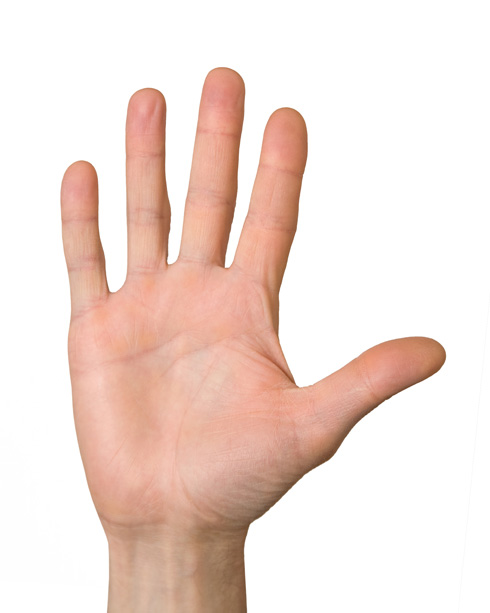
#> input picture img/mano.jpg, 490 x 613 px, found by its file name
$ python practica-3-2.py
#> lines starting #> are read from the running program, lines starting #| are printed output that depends on the picture; after the words box and inside, x2 and y2 are one past the last pixel; in counts of white or black regions, pixels touching at a corner belong together
import numpy as np
import cv2
from matplotlib import pyplot as plt

img = cv2.imread("../img/mano.jpg")
#> img is the input picture: shape (613, 490, 3); mean B, G, R 215.4, 222.8, 241.6
gray= cv2.cvtColor(img, cv2.COLOR_BGR2GRAY)
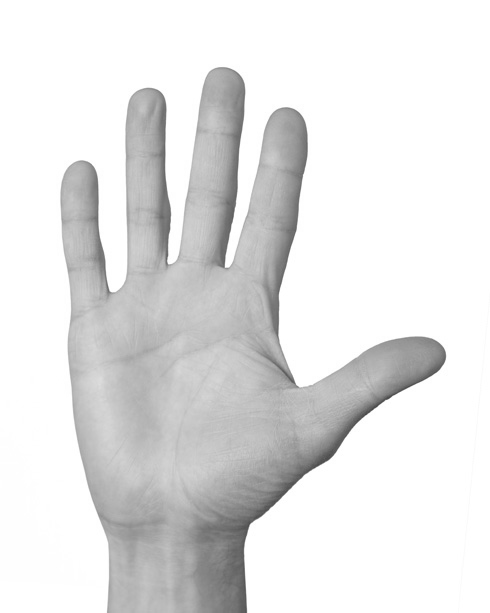
#> gray: shape (613, 490); min 68, max 255, mean 227.6

ret,thresh= cv2.threshold(gray,0,255,cv2.THRESH_BINARY_INV+cv2.THRESH_OTSU)
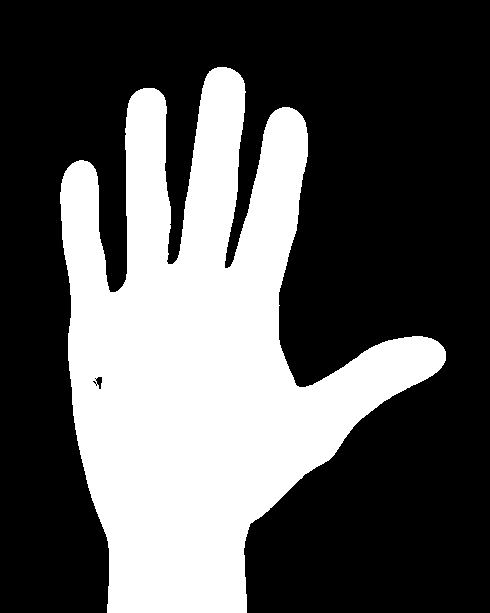
#> thresh: shape (613, 490); 34.4% white; 1 white region, box (x1, y1, x2, y2) and area: (60, 67, 446, 613) 103383
#> ret = 215

#elimina ruido
kernel=np.ones((3,3),np.uint8)
opening= cv2.morphologyEx(thresh,cv2.MORPH_OPEN,kernel,iterations=2)
#> opening: shape (613, 490); 34.4% white; 1 white region, box (x1, y1, x2, y2) and area: (60, 67, 446, 613) 103364

#encuentra area de fondo
sure_bg=cv2.dilate(opening,kernel,iterations=3)
#> sure_bg: shape (613, 490); 37.3% white; 1 white region, box (x1, y1, x2, y2) and area: (57, 64, 449, 613) 112118
#encuentra el area del primero
dist_transform=cv2.distanceTransform(opening,cv2.DIST_L2,5)
ret,sure_fg= cv2.threshold(dist_transform,0.7*dist_transform.max(),255,0)
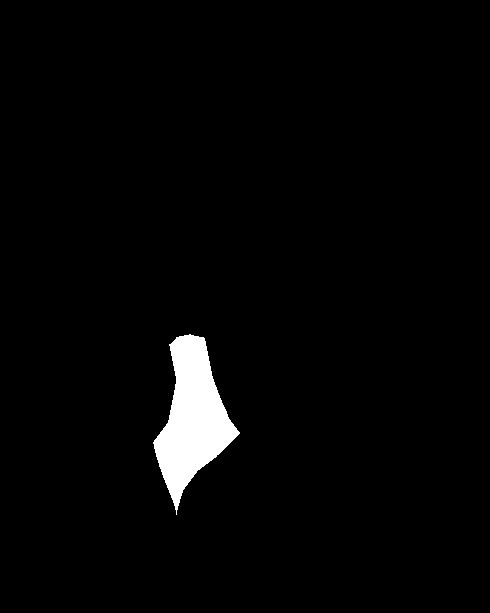
#> sure_fg: shape (613, 490) float32; 2.5% white; 1 white region, box (x1, y1, x2, y2) and area: (153, 334, 240, 515) 7556
#> ret = 74.25

#encuentra la region desconocida(bordes)
sure_fg=np.uint8(sure_fg)
unknown=cv2.subtract(sure_bg,sure_fg)
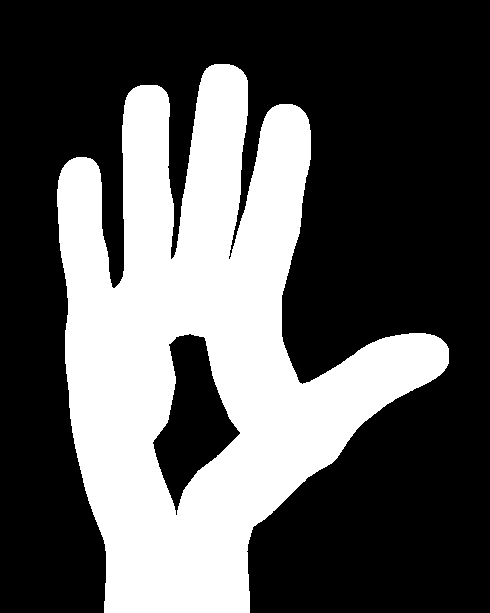
#> unknown: shape (613, 490); 34.8% white; 1 white region, box (x1, y1, x2, y2) and area: (57, 64, 449, 613) 104562

#etiquetado

ret,markers=cv2.connectedComponents(sure_fg)
#> ret = 2
#adicion 1 a todas las etiwuetas para asegurar que el fondo 1 en lugar de cero
markers=markers+1
#sr marca la region desconocida con ceros
markers[unknown==255]=0
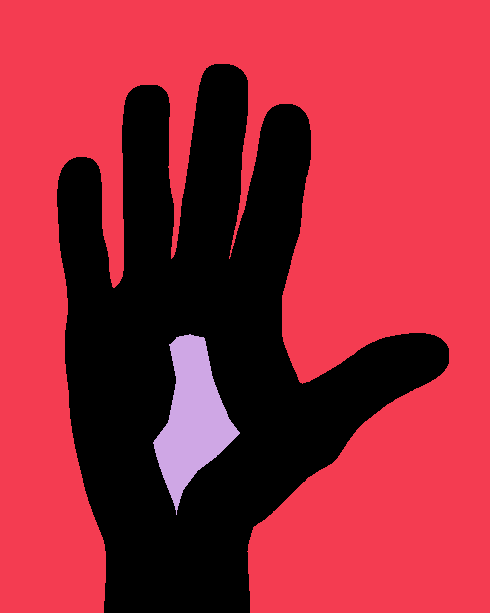
#> markers: shape (613, 490) int32; 3 distinct labels, from 0 to 2; one colour per label, 0 black
markers=cv2.watershed(img,markers)
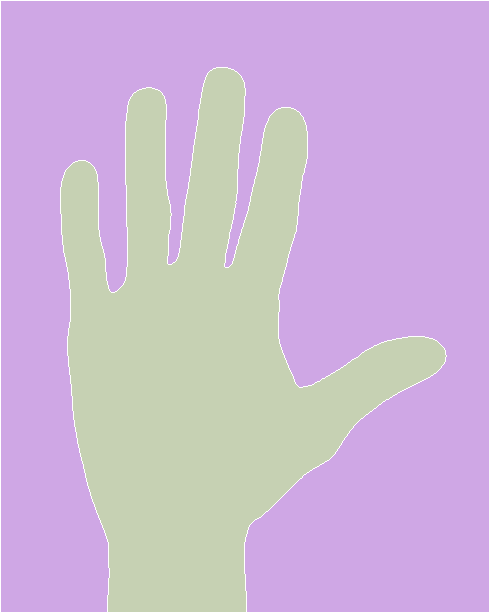
#> markers: shape (613, 490) int32; 3 distinct labels, from -1 to 2; one colour per label, 0 black, -1 white
img[markers==-1]=[255,0,0]
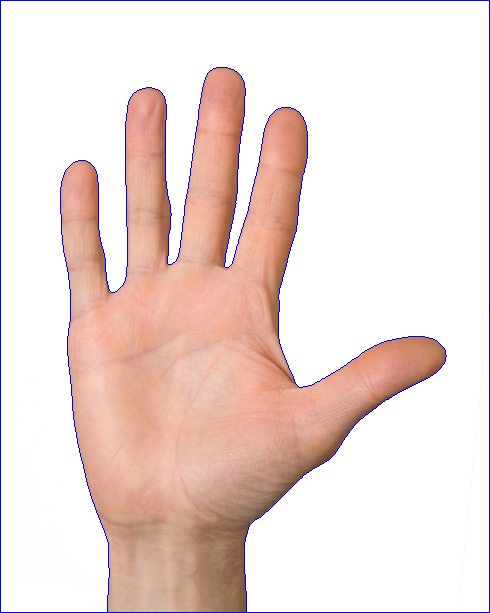
#> img: shape (613, 490, 3); 1.51% of pixels changed, all inside (x1, y1, x2, y2) = (0, 0, 490, 613)

cv2.imshow("Mano", img)
cv2.waitKey(0)
cv2.destroyAllWindows()

$ run again, with img/ok.jpeg copied over img/mano.jpg
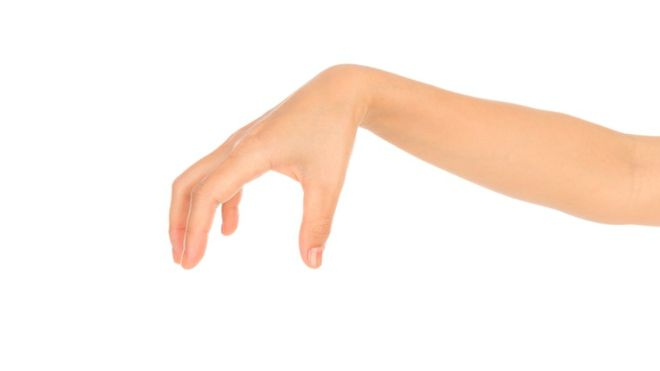
#> input picture img/ok.jpeg, 660 x 371 px, found by its file name
#> img is the input picture: shape (371, 660, 3); mean B, G, R 235.3, 242.6, 253.2
#> `ret,thresh= cv2.threshold(gray,0,255,cv2.THRESH_BINARY_INV+cv2.THRESH_..`:
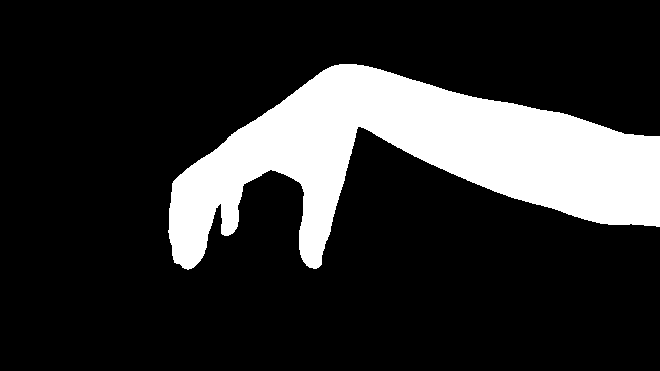
#> thresh: shape (371, 660); 18.5% white; 1 white region, box (x1, y1, x2, y2) and area: (168, 64, 660, 270) 45330
#> `ret,thresh= cv2.threshold(gray,0,255,cv2.THRESH_BINARY_INV+cv2.THRESH_..`: ret = 228
#> opening: shape (371, 660); 18.5% white; 1 white region, box (x1, y1, x2, y2) and area: (169, 64, 660, 269) 45321
#> sure_bg: shape (371, 660); 20.7% white; 1 white region, box (x1, y1, x2, y2) and area: (166, 61, 660, 272) 50637
#> `ret,sure_fg= cv2.threshold(dist_transform,0.7*dist_transform.max(),255..`: ret = 33.56
#> unknown: shape (371, 660); 18.1% white; 1 white region, box (x1, y1, x2, y2) and area: (166, 61, 660, 272) 44377
#> `ret,markers=cv2.connectedComponents(sure_fg)`: ret = 3
#> `img[markers==-1]=[255,0,0]`:
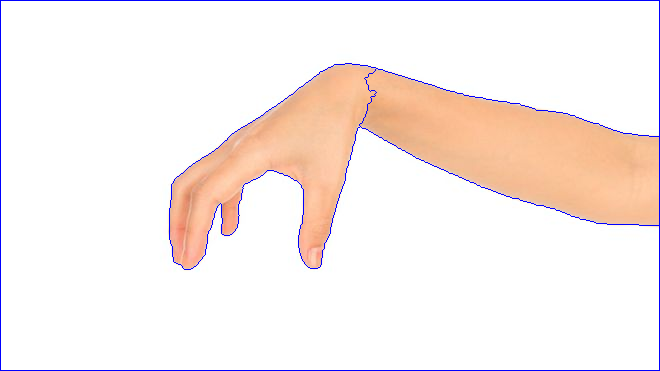
#> img: shape (371, 660, 3); 1.42% of pixels changed, all inside (x1, y1, x2, y2) = (0, 0, 660, 371)
